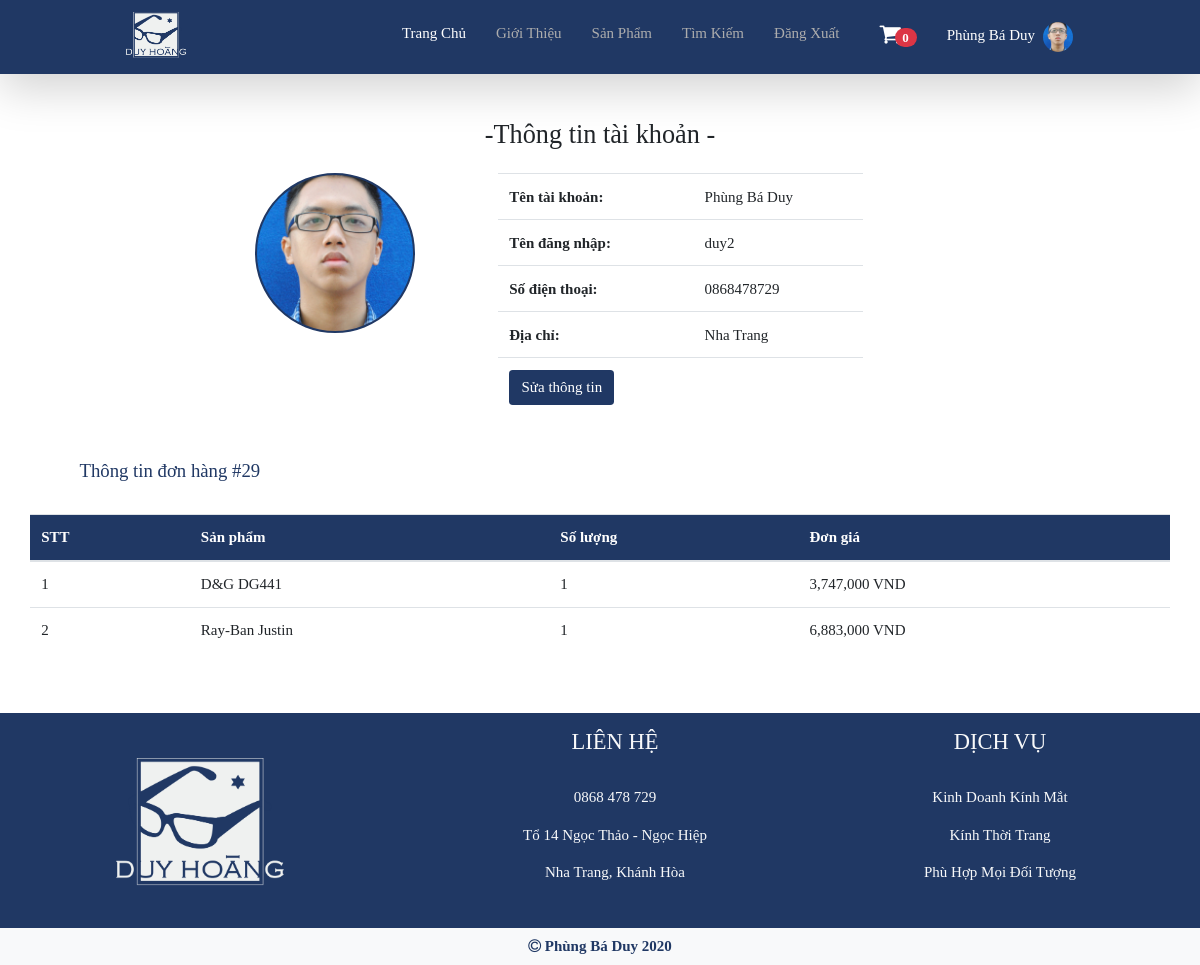
The app's page /order_detail.php?id=29 (signed in) with its own data.
### tables this page shows
CREATE TABLE `bill_detail` (
  `id` int(10) UNSIGNED NOT NULL,
  `id_bill` int(10) NOT NULL,
  `id_glasses` int(10) NOT NULL,
  `quantity` int(11) DEFAULT 1,
  `normal_price` double NOT NULL
);

CREATE TABLE `glasses` (
  `id` int(11) NOT NULL,
  `name` varchar(100) DEFAULT NULL,
  `id_brand` int(11) DEFAULT NULL,
  `image` varchar(100) DEFAULT NULL,
  `normal_price` int(11) DEFAULT NULL,
  `sale_price` int(20) DEFAULT NULL,
  `rating` smallint(11) DEFAULT 4,
  `new` bit(1) DEFAULT NULL
);

### order_detail.php (the view, shortened to what this page needs)
<!doctype html>
<html lang="en">
    <head>
        <link rel="stylesheet" href="https://stackpath.bootstrapcdn.com/bootstrap/4.3.1/css/bootstrap.min.css">
        <link rel="stylesheet" href="https://maxcdn.bootstrapcdn.com/font-awesome/4.7.0/css/font-awesome.min.css">
        <link href="https://cdn.jsdelivr.net/gh/hung1001/font-awesome-pro@8af0edd/css/all.css" rel="stylesheet" type="text/css" />
        <link rel="stylesheet" href="style.css">
      </head>
  <body>
  <?php
    require_once('db_config/db_connect.php');
    if(isset($_GET['id']))
        $id_bill = $_GET['id'];
    $sql = 'Select * from bill_detail join bills
            on bill_detail.id_bill = bills.id
            join glasses on bill_detail.id_glasses = glasses.id
            where id_bill = '.$id_bill;
    $result = mysqli_query($conn,$sql);
?>
    <?php
        include('header.php');
    ?>
<div class="container mt-5">
    <h3 class=" text-center mb-4">-Thông tin tài khoản -</h3>
    <div class="row">
        <div class="col-4">
            <?php echo '<img class="avt_user" src="img/'.$_SESSION['img'].'">';?>
        </div>
        <div class="col-8">
            <table class="table table-acc">
                <tbody>
                    <tr>
                        <td><b>Tên tài khoản:</b></td>
                        <td><?php echo $_SESSION['name'] ?></td>
                    </tr>
                    <tr>
                        <td><b>Tên đăng nhập: </b></td>
                        <td><?php echo $_SESSION['usn'] ?></td>
                    </tr>
                    <tr>
                        <td><b>Số điện thoại: </b></td>
                        <td><?php echo $_SESSION['phone'] ?></td>
                    </tr>
                    <tr>
                        <td><b>Địa chỉ: </b></td>
                        <td><?php echo $_SESSION['addr'] ?></td>
                    </tr>
                    <tr>
                        <td><a class="btn btn-color" data-toggle="modal" data-target="#checkpass" href="#">Sửa thông tin</a></td>
                        <td></td>
                    </tr>
                </tbody>
            </table>
        </div>
    </div>
    <div class="row">
    <div class="m-4">
        <h5 class="text-color"><a class="text-secondary" href="account.php"><i style="font-size: 25px;" class="fas fa-arrow-circle-left mr-2"></i></a>Thông tin đơn hàng #<?php echo $id_bill ?></h5>
    </div>
        <table class="table">
        <thead class="bg-color text-white">
            <tr>
                <th>STT</th>
                <th>Sản phẩm</th>
                <th>Số lượng</th>
                <th>Đơn giá</th>
            </tr>
        </thead>
        <tbody>
            <?php
                $i = 1;
                while($row = mysqli_fetch_array($result))
                {
                    echo '
                    <tr>
                        <td>'.$i++.'</td>
                        <td>'.$row['name'].'</td>
                        <td>'.$row['quantity'].'</td>';
                        if(!empty($row['sale_price']))
                            echo '<td>'.number_format($row['sale_price']).' VND</td>';
                        else echo '<td>'.number_format($row['normal_price']).' VND</td>';
                        echo '
                    </tr>';
                }
            ?>
        </tbody>
    </table>
    </div>
    </div>
    <?php include('footer.php') ?>
  </body>
</html>

### style.css (style rules this page uses)
:root { --mainColor:#203864; --bgColor:white; }
* { font-family: Bahnschrift Light; font-size: 15px; scroll-behavior: smooth; box-sizing: border-box; }
body { background-color: var(--bgColor); position: relative; }
.bg-color { background-color: var(--mainColor); }
.text-color { color: var(--mainColor); }
.btn-color { color: white; background-color: var(--mainColor); }
.avt_user { height: 160px !important; width: 160px !important; margin-left: 60%; border-radius: 50%; object-fit: cover; background-color: #203864 !important; border: 2px solid var(--mainColor); }
.table-acc { width: 50% !important; margin-left: 10%; }

### records on screen
bill_detail: id_glasses.name "D&G DG441", quantity "1", id_glasses.normal_price "3,747,000"
bill_detail: id_glasses.name "Ray-Ban Justin", quantity "1", id_glasses.normal_price "6,883,000"

### other values on screen
$count "0"
$_SESSION['name'] "Phùng Bá Duy"
$_SESSION['usn'] "duy2"
$_SESSION['phone'] "0868478729"
$_SESSION['addr'] "Nha Trang"
$id_bill "29"
